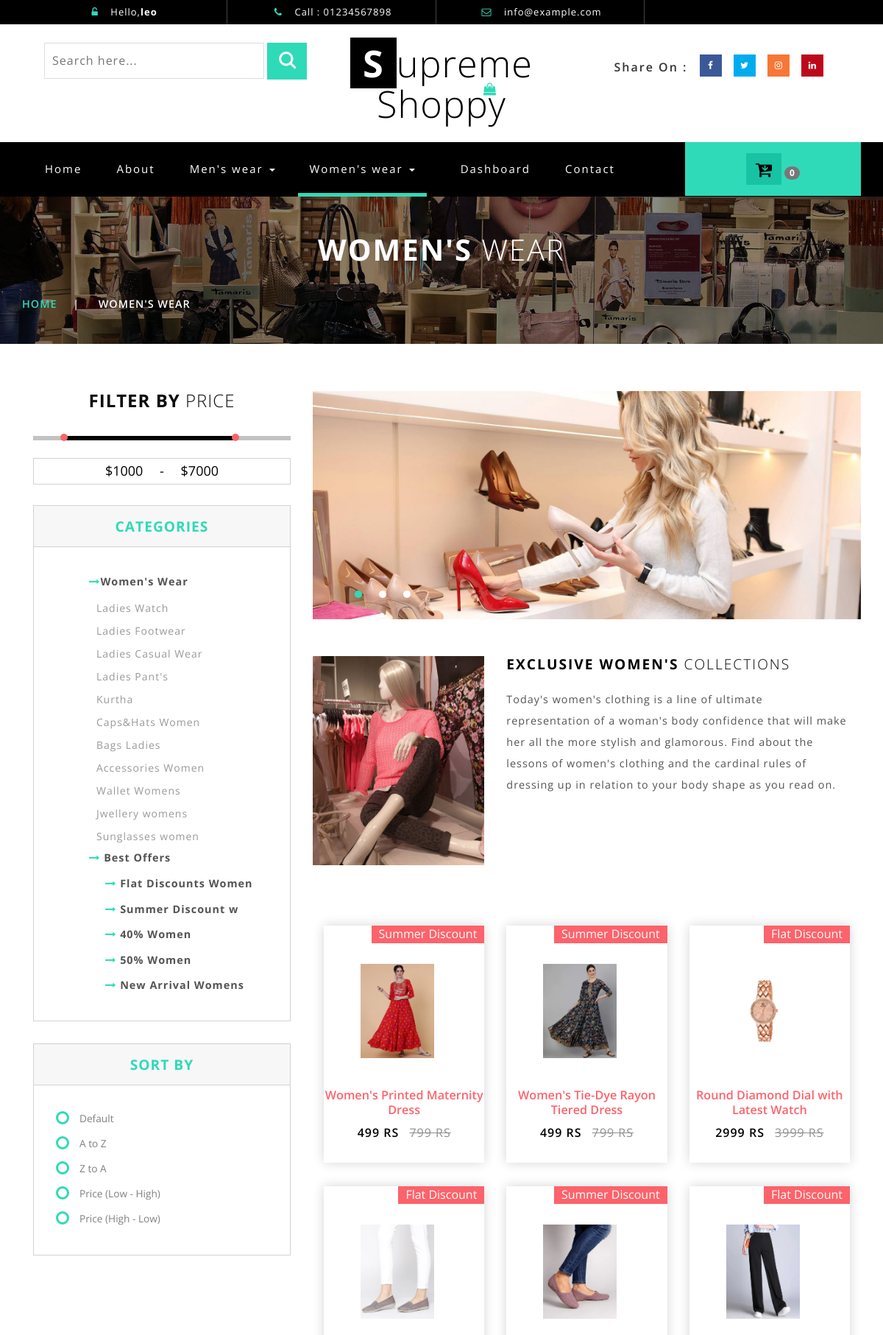
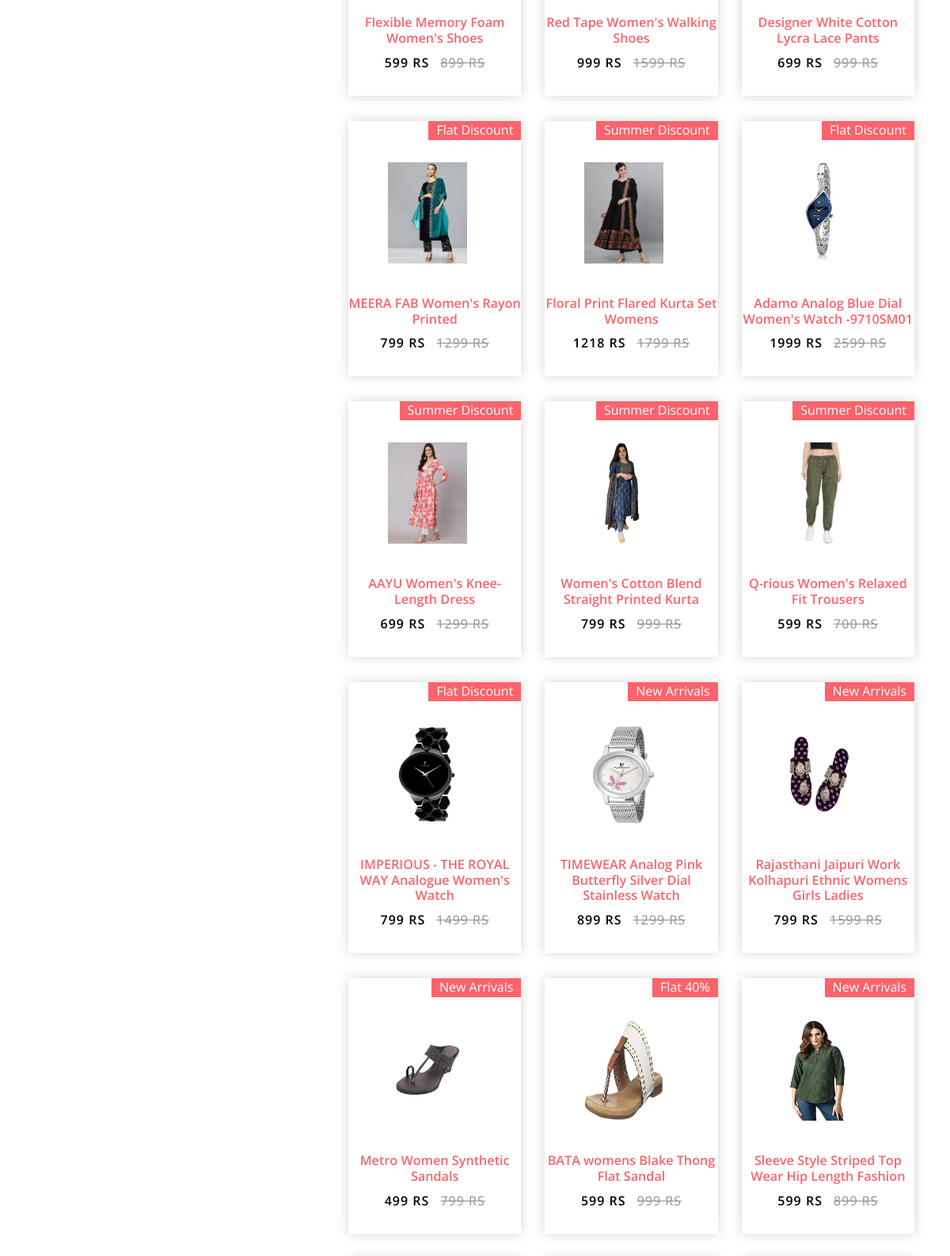
The page /womens (signed in, upper part) on the database its author committed (2 pictures, top to bottom).
### ss/models.py (models this page shows, shortened)
class ProductsName(models.Model):
    name = models.CharField(max_length=100)

class category(models.Model):
    productsname = models.ForeignKey(ProductsName, on_delete=models.CASCADE)
    name = models.CharField(max_length=100)

class offername(models.Model):
    name = models.CharField(max_length=100)
    productsname = models.ForeignKey(ProductsName, on_delete=models.CASCADE)

class suboffer(models.Model):
    name = models.CharField(max_length=100)
    productsname = models.ForeignKey(ProductsName, on_delete=models.CASCADE)
    offername = models.ForeignKey(offername, on_delete=models.CASCADE)

class Product(models.Model):
    productsname = models.ForeignKey(ProductsName, on_delete=models.CASCADE)
    category = models.ForeignKey(category, on_delete=models.CASCADE)
    offername = models.ForeignKey(offername, on_delete=models.CASCADE)
    suboffer = models.ForeignKey(suboffer, on_delete=models.CASCADE)
    image = models.ImageField(upload_to="static/images")
    image1 = models.ImageField(upload_to="static/images")
    image2 = models.ImageField(upload_to="static/images")
    name = models.CharField(max_length=100)
    availability = models.BooleanField(default=True)
    price = models.IntegerField(default=0)
    brand = models.CharField(max_length=100)
    dprice = models.IntegerField()
    description = models.CharField(max_length=400)

### ss/views.py (the view, shortened to what this page needs)
# urls.py: path('womens', views.wproduct_detail),
@login_required(login_url='/')
def wproduct_detail(r):
    categoryid = r.GET.get('category')
    category = r.GET.get('categorys')
    subid = r.GET.get('subid')
    suboff = r.GET.get('suboff')
    off = r.GET.get('off')
    men = 1
    women = 2
    flatdiscount=suboffer.objects.get(name='Flat Discounts Women',offername__name='Best offer Women')
    summerdiscount=suboffer.objects.get(name='Summer Discount w',offername__name='Best offer Women')
    per40 = suboffer.objects.get(name='40% Women', offername__name='Best offer Women')
    per50 = suboffer.objects.get(name='50% Women', offername__name='Best offer Women')
    newarrival = suboffer.objects.get(name='New Arrival Womens', offername__name='Best offer Women')
    ATOZID = r.GET.get('ATOZ')
    ZTOAID = r.GET.get('ZTOA')
    PRICELowTOHigh = r.GET.get('PRICELowTOHigh')
    PRICEHighTOLow = r.GET.get('PRICEHighTOLow')
    offer = offername.objects.filter(id=4)
    soffer = suboffer.objects.filter(id=3)
    soffer1 = suboffer.objects.filter(id=4)
    soffer2 = suboffer.objects.filter(id=8)
    soffer3 = suboffer.objects.filter(id=6)
    soffer4 = suboffer.objects.filter(id=10)
    cat = categoryid
    cats = category
    mcategor = ProductsName.objects.filter(id=men)
    wcategor = ProductsName.objects.filter(id=women)
    if categoryid:
        products = Product.objects.filter(category=categoryid)
    else:
        products = Product.objects.filter(productsname_id=women)
    context = {
        'flatdiscount':flatdiscount,
        'summerdiscount':summerdiscount,
        'newarrival':newarrival,
        'per50':per50,
        'per40':per40,
        'cat':cat,
        'cats':cats,
        'soffer4':soffer4,
        'subid':subid,
        'suboff':suboff,
        'soffer2':soffer2,
        'soffer3':soffer3,
        'off':off,
        'soffer1': soffer1,
        'soffer': soffer,
        'offer':offer,
        'mcategory': mcategor,
        'wcategory': wcategor,
        'products': products,
    }
    return render(r, 'womens.html', context)

### template/womens.html (shortened to what this page needs)
<!DOCTYPE html>
<html>
<head>
	{% load static %}
<link href="{% static 'css/bootstrap.css' %}" rel="stylesheet" type="text/css" media="all" />
<link rel="stylesheet" type="text/css" href="{% static 'css/jquery-ui.css' %}">
<link href="{% static 'css/style.css' %}" rel="stylesheet" type="text/css" media="all" />
<link href="{% static 'css/font-awesome.css' %}" rel="stylesheet">
</head>
<body>
<div class="header" id="home">
	<div class="container">
		<ul>
		    <li> <i class="fa fa-unlock-alt" aria-hidden="true"></i> Hello,<b><strong>{{request.user}}</strong></b></li>
			<li><i class="fa fa-phone" aria-hidden="true"></i> Call : 01234567898</li>
			<li><i class="fa fa-envelope-o" aria-hidden="true"></i> <a href="mailto:info@example.com">info@example.com</a></li>
		</ul>
	</div>
</div>
<div class="header-bot">
	<div class="header-bot_inner_wthreeinfo_header_mid">
		<div class="col-md-4 header-middle">
			<form method="get" action="/search" >
					<input name="query"  type="search"  placeholder="Search here..." required/>
					<input type="submit" value=" ">
			</form>
		</div>
			<div class="col-md-4 logo_agile">
				<h1><a href="index"><span>S</span>upreme Shoppy <i class="fa fa-shopping-bag top_logo_agile_bag" aria-hidden="true"></i></a></h1>
			</div>
		<div class="col-md-4 agileits-social top_content">
						<ul class="social-nav model-3d-0 footer-social w3_agile_social">
						                                   <li class="share">Share On : </li>
															<li><a href="https://www.facebook.com" class="facebook">
																  <div class="front"><i class="fa fa-facebook" aria-hidden="true"></i></div>
																  <div class="back"></div></a></li>
															<li><a href="https://www.twitter.com" class="twitter">
																  <div class="front"><i class="fa fa-twitter" aria-hidden="true"></i></div>
																  <div class="back"></div></a></li>
															<li><a href="https://www.instagram.com" class="instagram">
																  <div class="front"><i class="fa fa-instagram" aria-hidden="true"></i></div>
																  <div class="back"></div></a></li>
															<li><a href="https://www.pinterest.com" class="pinterest">
																  <div class="front"><i class="fa fa-linkedin" aria-hidden="true"></i></div>
																  <div class="back"></div></a></li>
														</ul>
		</div>
		<div class="clearfix"></div>
	</div>
</div>
<div class="ban-top">
	<div class="container">
			<div class="top_nav_left">
			<nav class="navbar navbar-default">
			  <div class="container-fluid">
				<div class="collapse navbar-collapse menu--shylock" id="bs-example-navbar-collapse-1">
				  <ul class="nav navbar-nav menu__list">
					<li class="active menu__item"><a class="menu__link" href="index">Home <span class="sr-only">(current)</span></a></li>
					<li class=" menu__item"><a class="menu__link" href="about">About</a></li>
					<li class="dropdown menu__item">
						<a href="mens" class="dropdown-toggle menu__link" data-toggle="dropdown" role="button" aria-haspopup="true" aria-expanded="false">Men's wear <span class="caret"></span></a>
					</li>
					<li class=" dropdown menu__item menu__item--current">
						<a href="womens" class="dropdown-toggle menu__link" data-toggle="dropdown" role="button" aria-haspopup="true" >Women's wear <span class="caret"></span></a>
					</li>
					<li class="menu__item dropdown">
					<li class=" menu__item"><a class="menu__link" href="typography">Dashboard</a></li>
					</li>
					<li class=" menu__item"><a class="menu__link" href="contact">Contact</a></li>
				  </ul>
				</div>
			  </div>
			</nav>
		</div>
		<div class="top_nav_right">
			<div class="wthreecartaits wthreecartaits2 cart cart box_1">
						<form action="cart" method="post" class="last">
						<button class="w3view-cart" type="submit" name="submit" value=""><i class="fa fa-cart-arrow-down" aria-hidden="true"></i></button>
					<span class="badge badge-secondary">{{request.session.cart|length}}</span></form>
						</div>
		</div>
		</div>
	</div>
<div class="page-head_agile_info_w3l">
		<div class="container">
			<h3>Women's <span>Wear  </span></h3>
				 <div class="services-breadcrumb">
						<div class="agile_inner_breadcrumb">
						   <ul class="w3_short">
								<li><a href="index">Home</a><i>|</i></li>
								<li>Women's Wear</li>
							</ul>
						 </div>
				</div>
	</div>
</div>
	<div class="banner-bootom-w3-agileits">
	<div class="container">
		<div class="col-md-4 products-left">
			<div class="filter-price">
				<h3>Filter By <span>Price</span></h3>
					<ul class="dropdown-menu6">
						<li>
							<div id="slider-range"></div>
							<input type="text" id="amount" style="border: 0; color: #ffffff; font-weight: normal;" />
						</li>
					</ul>
			</div>
			<div class="css-treeview">
				<h4>Categories</h4>
				<ul class="tree-list-pad">
					{% for cat in wcategory %}
					<li><input type="checkbox" checked="checked" id="item-0" value="{{cat.name}}" /><label for="item-0"><i  class="fa fa-long-arrow-right" aria-hidden="true"></i>Women's Wear </label>
								<ul>
									{% for i in cat.category_set.all %}
									<li ><a href="/womens?category={{i.id}}">{{ i.name }}</a></li>
									{% endfor %}
								</ul>
					</li>
					{% for off in offer %}
					<li><input type="checkbox" checked="checked" id="item-2" value="{{off.name}}" /><label for="item-2"><i class="fa fa-long-arrow-right" aria-hidden="true"></i> Best Offers</label>
								<ul>
									{% for i in soffer %}
										<li><input type="checkbox"  id="item-2-0" /><label for="item-2-0"><i class="fa fa-long-arrow-right" aria-hidden="true"></i> {{i.name}}</label>
											</li>
									{% endfor %}
									{% for i in soffer1 %}
										<li><input type="checkbox"  id="item-2-1" /><label for="item-2-1"><i class="fa fa-long-arrow-right" aria-hidden="true"></i> {{i.name}}</label>
											</li>
									{% endfor %}
									{% for i in soffer2 %}
										<li><input type="checkbox"  id="item-2-2" /><label for="item-2-2"><i class="fa fa-long-arrow-right" aria-hidden="true"></i> {{i.name}}</label>
											</li>
									{% endfor %}
									{% for i in soffer3 %}
										<li><input type="checkbox"  id="item-2-3" /><label for="item-2-3"><i class="fa fa-long-arrow-right" aria-hidden="true"></i> {{i.name}}</label>
											</li>
									{% endfor %}
									{% for i in soffer4 %}
										<li><input type="checkbox"  id="item-2-4" /><label for="item-2-4"><i class="fa fa-long-arrow-right" aria-hidden="true"></i> {{i.name}}</label>
											</li>
									{% endfor %}
								</ul>
					</li>
					{% endfor %}
					{% endfor %}
				</ul>
			</div>
			<div class="community-poll">
{% if products %}
				<h4>Sort By</h4>
				<div class="swit form">
					<div class="check_box"> <div class="radio"> <label><a href="womens"><a href="womens" style="color: gray"><input type="radio" name="radio" ><i></i>Default</a></label> </div></div>
					<div class="check_box"> <div class="radio"> <label><a href="/womens{% for i in products %}?ATOZ={{i.id}}{% endfor %}&categorys={% if cat %}{{cat}}{%else%}{{cats}}{% endif %}&subid={{subid}}&suboff={{suboff}}&off={{off}}" style="color: gray"><input  type="radio" name="radio"><i></i>A to Z</a></label> </div></div>
					<div class="check_box"> <div class="radio"> <label><a href="/womens{% for i in products %}?ZTOA={{i.id}}{% endfor %}&categorys={% if cat %}{{cat}}{%else%}{{cats}}{% endif %}&subid={{subid}}&suboff={{suboff}}&off={{off}}" style="color: gray"><input  type="radio" name="radio"><i></i>Z to A</a></label> </div></div>
					<div class="check_box"> <div class="radio"> <label><a href="/womens{% for i in products %}?PRICELowTOHigh={{i.id}}{% endfor %}&categorys={% if cat %}{{cat}}{%else%}{{cats}}{% endif %}&subid={{subid}}&suboff={{suboff}}&off={{off}}" style="color: gray"><input  type="radio" name="radio"><i></i>Price (Low - High)</a></label> </div></div>
					<div class="check_box"> <div class="radio"> <label><a href="/womens{% for i in products %}?PRICEHighTOLow={{i.id}}{% endfor %}&categorys={% if cat %}{{cat}}{%else%}{{cats}}{% endif %}&subid={{subid}}&suboff={{suboff}}&off={{off}}" style="color: gray"><input type="radio" name="radio"><i></i>Price (High - Low)</a></label> </div></div>
				</div>
				{% endif %}
			</div>
		</div>
		<div class="col-md-8 products-right">
			<div class="men-wear-top">
				<div  id="top" class="callbacks_container">
					<ul class="rslides" id="slider3">
						<li>
							<img class="img-responsive" src="{% static 'images/banner4.jpg' %}" alt=" "/>
						</li>
					</ul>
				</div>
			</div>
			<div class="men-wear-bottom">
				<div class="col-sm-4 men-wear-left">
					<img class="img-responsive" src="{% static 'images/bb1.jpg' %}" alt=" " />
				</div>
				<div class="col-sm-8 men-wear-right">
					<h4>Exclusive Women's <span>Collections</span></h4>
					<p>Today's women's clothing is a line of ultimate representation of a woman's body confidence that will make her all the more stylish and glamorous. Find about the lessons of women's clothing and the cardinal rules of dressing up in relation to your body shape as you read on.</p>
				</div>
				<div class="clearfix"></div>
			</div>
			{% if products %}
			{% for prod in products %}
		<div class="col-sm-4 product-men">
								<div class="men-pro-item simpleCart_shelfItem">
									<div class="men-thumb-item">
										<img style="width:200px;height:200px" src="{{prod.image}}" alt="" class="pro-image-front">
										{% if prod.suboffer == flatdiscount%}
											<span class="product-new-top">Flat Discount</span>
										{% elif prod.suboffer == summerdiscount%}
										<span class="product-new-top">Summer Discount</span>
										{% elif prod.suboffer == per50%}
										<span class="product-new-top">Flat 50%</span>
										{% elif prod.suboffer == per40%}
										<span class="product-new-top">Flat 40%</span>
										{% else %}
											<span class="product-new-top">New Arrivals</span>
										{% endif %}
									</div>
									<div class="item-info-product ">
										<h4><a href="/view?cat={{prod.id}}">{{prod.name}}</a></h4>
										<div class="info-product-price">
											<span class="item_price">{{prod.price}} RS</span>
											<del>{{prod.dprice}} RS</del>
										</div>
									</div>
								</div>
							</div>
			{% endfor %}
			{% else %}
			<h3 style="position:relative;left:100px;top:100px"><span style="Color:red"><b>No Item/Offer in this Category. Coming Soon</b></span></h3>
			{% endif %}
		</div>
	</div>
</div>
</body>
</html>

### rows shown on the page
category: name "Ladies Watch"
category: name "Ladies Footwear"
category: name "Ladies Casual Wear"
category: name "Ladies Pant's"
category: name "Kurtha"
category: name "Caps&Hats Women"
category: name "Bags Ladies"
category: name "Accessories Women"
category: name "Wallet Womens"
category: name "Jwellery womens"
category: name "Sunglasses women"
suboffer: name "Flat Discounts Women"
suboffer: name "Summer Discount w"
suboffer: name "40% Women"
suboffer: name "50% Women"
suboffer: name "New Arrival Womens"
Product: image (picture), shows "Summer Discount", name "Women's Printed Maternity Dress", price "499", dprice "799"
Product: image (picture), shows "Summer Discount", name "Women's Tie-Dye Rayon Tiered Dress", price "499", dprice "799"
Product: image (picture), shows "Flat Discount", name "Round Diamond Dial with Latest Watch", price "2999", dprice "3999"
Product: image (picture), shows "Flat Discount", name "Flexible Memory Foam Women's Shoes", price "599", dprice "899"
Product: image (picture), shows "Summer Discount", name "Red Tape Women's Walking Shoes", price "999", dprice "1599"
Product: image (picture), shows "Flat Discount", name "Designer White Cotton Lycra Lace Pants", price "699", dprice "999"
Product: image (picture), shows "Flat Discount", name "MEERA FAB Women's Rayon Printed", price "799", dprice "1299"
Product: image (picture), shows "Summer Discount", name "Floral Print Flared Kurta Set Womens", price "1218", dprice "1799"
Product: image (picture), shows "Flat Discount", name "Adamo Analog Blue Dial Women's Watch -9710SM01", price "1999", dprice "2599"
Product: image (picture), shows "Summer Discount", name "AAYU Women's Knee-Length Dress", price "699", dprice "1299"
Product: image (picture), shows "Summer Discount", name "Women's Cotton Blend Straight Printed Kurta", price "799", dprice "999"
Product: image (picture), shows "Summer Discount", name "Q-rious Women's Relaxed Fit Trousers", price "599", dprice "700"
Product: image (picture), shows "Flat Discount", name "IMPERIOUS - THE ROYAL WAY Analogue Women's Watch", price "799", dprice "1499"
Product: image (picture), shows "New Arrivals", name "TIMEWEAR Analog Pink Butterfly Silver Dial Stainless Watch", price "899", dprice "1299"
Product: image (picture), shows "New Arrivals", name "Rajasthani Jaipuri Work Kolhapuri Ethnic Womens Girls Ladies", price "799", dprice "1599"
Product: image (picture), shows "New Arrivals", name "Metro Women Synthetic Sandals", price "499", dprice "799"
Product: image (picture), shows "Flat 40%", name "BATA womens Blake Thong Flat Sandal", price "599", dprice "999"
Product: image (picture), shows "New Arrivals", name "Sleeve Style Striped Top Wear Hip Length Fashion", price "599", dprice "899"

### other values the page prints
{{ request.user }} "leo"
{{ request.session.cart|length }} "0"
